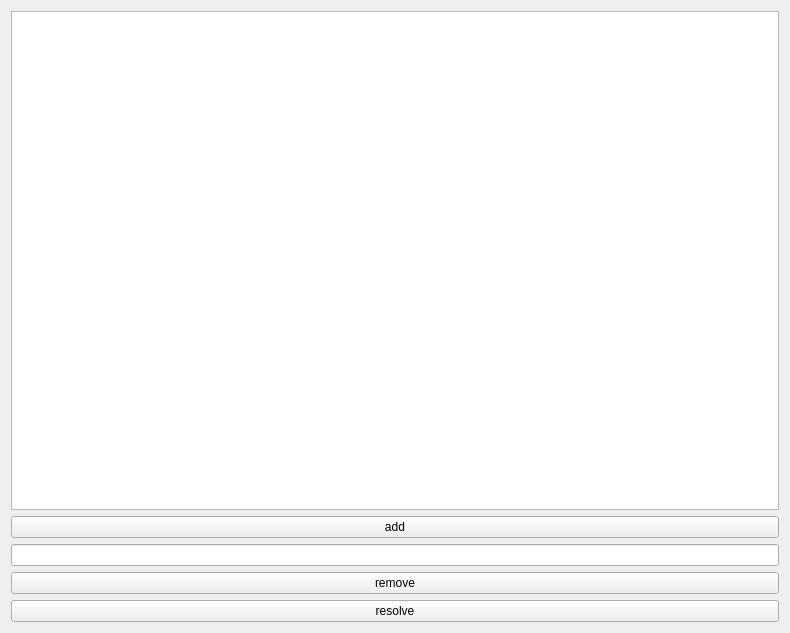
<?xml version="1.0" encoding="UTF-8"?>
<ui version="4.0">
 <class>UserWindowClass</class>
 <widget class="QMainWindow" name="UserWindowClass">
  <property name="geometry">
   <rect>
    <x>0</x>
    <y>0</y>
    <width>790</width>
    <height>633</height>
   </rect>
  </property>
  <property name="windowTitle">
   <string>UserWindow</string>
  </property>
  <widget class="QWidget" name="centralWidget">
   <layout class="QVBoxLayout" name="verticalLayout">
    <item>
     <widget class="QListWidget" name="listWidget"/>
    </item>
    <item>
     <widget class="QPushButton" name="addBtn">
      <property name="text">
       <string>add</string>
      </property>
     </widget>
    </item>
    <item>
     <widget class="QLineEdit" name="issueEdit"/>
    </item>
    <item>
     <widget class="QPushButton" name="removeBtn">
      <property name="text">
       <string>remove</string>
      </property>
     </widget>
    </item>
    <item>
     <widget class="QPushButton" name="resolveBtn">
      <property name="text">
       <string>resolve</string>
      </property>
     </widget>
    </item>
   </layout>
  </widget>
 </widget>
 <layoutdefault spacing="6" margin="11"/>
 <resources>
  <include location="UserWindow.qrc"/>
 </resources>
 <connections/>
</ui>
